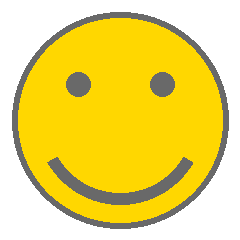
#> input picture video/data/smily-240.png, 240 x 240 px
$ python face_detection_haar.py data/smily-240.png
#> lines starting #> are read from the running program, lines starting #| are printed output that depends on the picture
#> further down, img is the input picture: shape (240, 240, 3); mean B, G, R 103.9, 216.3, 237.2
### video/draw_faces.py
#!/usr/bin/env python

from pathlib import PurePath
import cv2 as cv

PARENT = PurePath(__file__).parent
SMILY = PARENT / 'data/smily-240.png'
RECT_COLOR = (255, 0, 0)   # B-G-R!
RECT_LINE = 3

def draw_rectangles(img, rectangles):
    ret_img = img.copy()
    for rect in rectangles:
        x0, y0, x1, y1 = rect
        cv.rectangle(ret_img, (x0, y0), (x1, y1), RECT_COLOR, RECT_LINE)

    return ret_img


def draw_smilys(img, rectangles):
    ret_img = img.copy()
    smily = cv.imread(str(SMILY))
    for rect in rectangles:
        x0, y0, x1, y1 = rect
        smily_resized = cv.resize(smily, (x1-x0, y1-y0))
        ret_img[y0:y1, x0:x1] = smily_resized

    return ret_img

### video/face_detection_haar.py
#!/usr/bin/env python

from pathlib import PurePath
import cv2 as cv
import numpy as np

PARENT = PurePath(__file__).parent
HAAR_FILE = PARENT / 'data/haarcascade_frontalcatface.xml'

def prepare_model():
    cascade = cv.CascadeClassifier(str(HAAR_FILE))
    return cascade


def detect(net, img, thresh=None):
    gray = cv.cvtColor(img, cv.COLOR_BGR2GRAY)
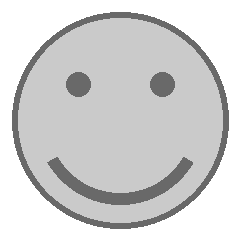
#> gray: shape (240, 240); min 105, max 255, mean 209.5
    cv.equalizeHist(gray, gray);
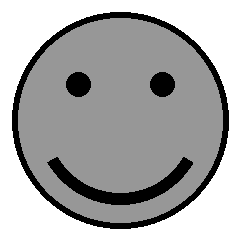
#> gray: shape (240, 240); min 0, max 255, mean 170.3
    objects = net.detectMultiScale(gray)
#> objects = ()

    rectangles = []
    for rect in objects:
        x0, y0, w, h = rect
        rectangles.append( (x0, y0, x0+w, y0+h) )
#> this loop made 0 passes
#> after the loop, rectangles = []

    return rectangles


if __name__ == '__main__':
    import sys
    from draw_faces import draw_rectangles, draw_smilys

    img = cv.imread(sys.argv[1])

    net = prepare_model()
    rectangles = detect(net, img)
#> rectangles = []
    print(f'{len(rectangles)} faces.')
#| 0 faces.

    boxes = draw_rectangles(img, rectangles)
    cv.imshow('Face detection', boxes)

    smilys = draw_smilys(img, rectangles)
    cv.imshow('Laughing Man', smilys)
    cv.waitKey(0)
